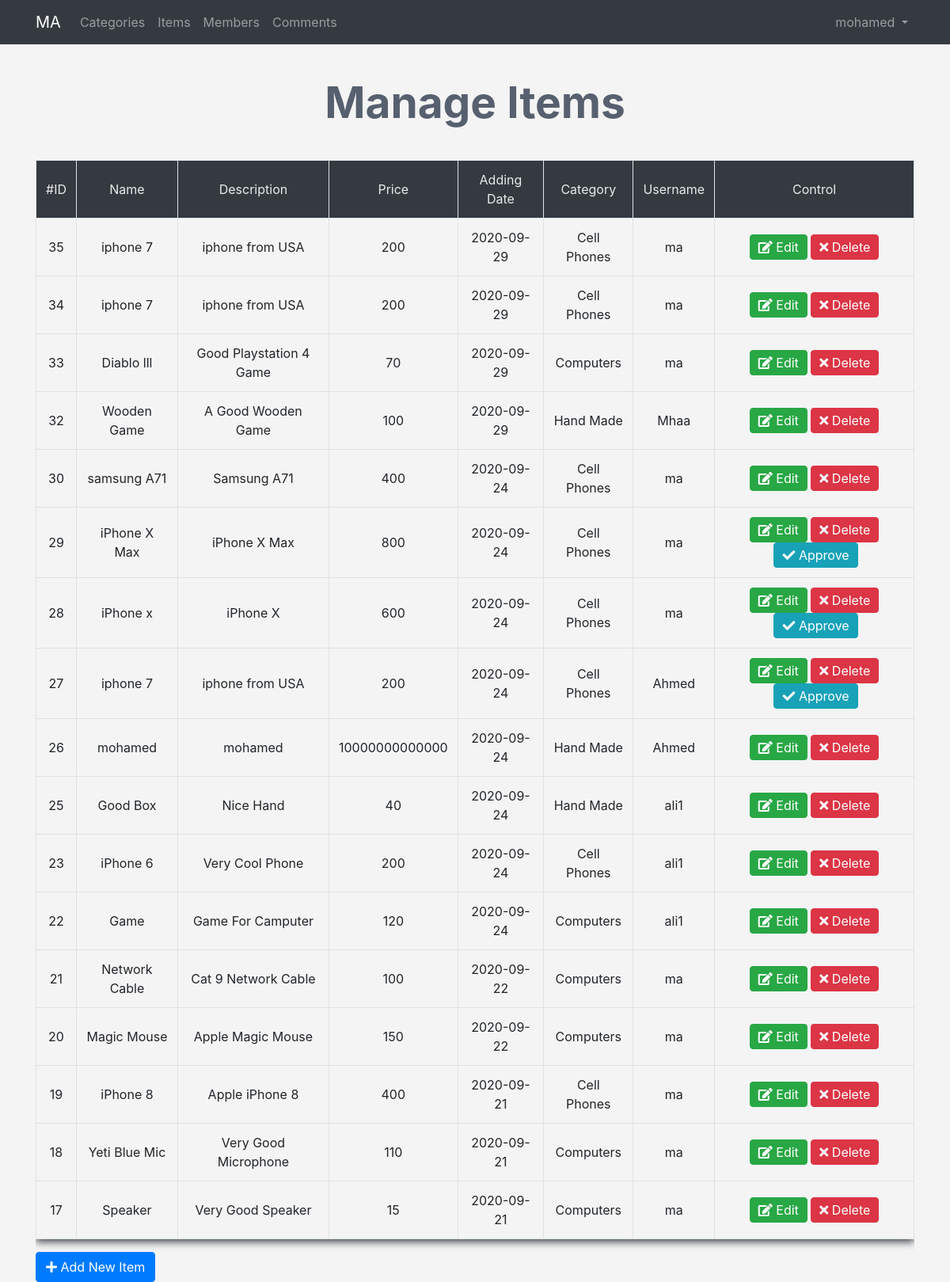
Screenshot of /admin/items.php (signed in) with the database file from the repository.
### tables this page shows
CREATE TABLE `items` (
  `Item_ID` int(11) NOT NULL,
  `Name` varchar(255) NOT NULL,
  `Description` text NOT NULL,
  `Price` varchar(255) NOT NULL,
  `Add_Date` date NOT NULL,
  `Country_Made` varchar(255) NOT NULL,
  `Image` varchar(255) NOT NULL,
  `Status` varchar(255) NOT NULL,
  `Rating` smallint(6) NOT NULL,
  `Approve` tinyint(4) NOT NULL DEFAULT 0,
  `Cat_ID` int(11) NOT NULL,
  `Member_ID` int(11) NOT NULL,
  `tags` varchar(255) NOT NULL
);

CREATE TABLE `categories` (
  `ID` int(11) NOT NULL,
  `Name` varchar(255) NOT NULL,
  `Description` text NOT NULL,
  `parent` int(11) NOT NULL,
  `Ordering` int(11) DEFAULT NULL,
  `Visibility` tinyint(4) NOT NULL DEFAULT 0,
  `Allow_Comment` tinyint(4) NOT NULL DEFAULT 0,
  `Allow_Ads` tinyint(4) NOT NULL DEFAULT 0
);

CREATE TABLE `users` (
  `userID` int(11) NOT NULL COMMENT 'to identify user',
  `Username` varchar(255) NOT NULL COMMENT 'username to login',
  `Password` varchar(255) NOT NULL COMMENT 'password to login',
  `Email` varchar(255) NOT NULL,
  `FullName` varchar(255) NOT NULL,
  `GroupID` int(11) NOT NULL DEFAULT 0 COMMENT 'identify user group',
  `TrustStatus` int(11) NOT NULL DEFAULT 0 COMMENT 'seller rank',
  `RegStatus` int(11) NOT NULL DEFAULT 0 COMMENT 'user approval',
  `Date` date DEFAULT NULL,
  `avatar` varchar(255) NOT NULL
);

### admin/items.php (the view, shortened to what this page needs)
<?php
  if(isset($_SESSION['Username'])) {
    $do = isset($_GET['do']) ? $_GET['do'] : 'Manage';
  }if($do == 'Manage'){
    $stmt = $con->prepare(" SELECT items.* , categories.Name AS category_name, users.Username
                            FROM items
                            INNER JOIN categories
                            ON categories.ID = items.Cat_ID
                            INNER JOIN users
                            ON users.userID = items.Member_ID
                            ORDER BY
                                iTEM_id DESC");
    $stmt->execute();
    $items = $stmt->fetchAll();
    if (! empty($items)){
?>
  <h1 class="text-center">Manage Items</h1>
  <div class="container">
    <div class="table-responsive">
      <table class="main-table text-center table table-bordered">
        <tr>
          <td>#ID</td>
          <td>Name</td>
          <td>Description</td>
          <td>Price</td>
          <td>Adding Date</td>
          <td>Category</td>
          <td>Username</td>
          <td>Control</td>
        </tr>
        <?php
          foreach($items as $item){
            echo "<tr>";
              echo "<td>" . $item['Item_ID'] . "</td>";
              echo "<td>" . $item['Name'] . "</td>";
              echo "<td>" . $item['Description'] . "</td>";
              echo "<td>" . $item['Price'] . "</td>";
              echo "<td>" . $item['Add_Date'] . "</td>";
              echo "<td>" . $item['category_name'] . "</td>";
              echo "<td>" . $item['Username'] . "</td>";
              echo '<td>
                     <a href="items.php?do=Edit&itemid='.$item['Item_ID'].'" class="btn btn-success"><i class="fa fa-edit"></i> Edit</a>
                     <a href="items.php?do=Delete&itemid='.$item['Item_ID'].'" class="btn btn-danger confirm"><i class="fa fa-close"></i> Delete </a>';
                     if($item['Approve'] == 0){
                      echo '<a href="items.php?do=Approve&itemid='.$item['Item_ID'].'" class="btn btn-info activate"><i class="fa fa-check"></i> Approve</a>';
                     }
              echo '</td>';
            echo "</tr>";
          }
        ?>
      </table>
    </div>
    <a href='?do=Add' class="btn btn-primary"><i class="fa fa-plus"></i> Add New Item </a>
  <?php }else{?>
    <div class="container">
    <div class="alert alert-info">There's No Record To Show</div>
    <a href='?do=Add' class="btn btn-primary"><i class="fa fa-plus"></i> Add New Item </a>
    <?php }?>
    </div>
  <?php
    }
  else{
  header('Location: index.php');
  exit();
  }
  include $tpl . 'footer.php';
?>

### admin/layout/css/backend.css (style rules this page uses)
body { background-color: #f4f4f4; }
h1 { font-size: 55px; margin: 40px; color: #57606f; font-weight: bold; }
.main-table { box-shadow: 0 3px 10px #343a40; }
.main-table td { vertical-align: middle !important; }
.main-table tr:first-child td { background-color: #343a40; color: #eaeaea; }
.main-table .btn { padding: 3px 10px; }
.main-table .activate { margin-left: 4px; }

### rows the page displays
items: Item_ID "35", Name "iphone 7", Description "iphone from USA", Price "200", Add_Date "2020-09-29", Cat_ID.Name "Cell Phones", Member_ID.Username "ma"
items: Item_ID "34", Name "iphone 7", Description "iphone from USA", Price "200", Add_Date "2020-09-29", Cat_ID.Name "Cell Phones", Member_ID.Username "ma"
items: Item_ID "33", Name "Diablo lll", Description "Good Playstation 4 Game", Price "70", Add_Date "2020-09-29", Cat_ID.Name "Computers", Member_ID.Username "ma"
items: Item_ID "32", Name "Wooden Game", Description "A Good Wooden Game", Price "100", Add_Date "2020-09-29", Cat_ID.Name "Hand Made", Member_ID.Username "Mhaa"
items: Item_ID "30", Name "samsung A71", Description "Samsung A71", Price "400", Add_Date "2020-09-24", Cat_ID.Name "Cell Phones", Member_ID.Username "ma"
items: Item_ID "29", Name "iPhone X Max", Description "iPhone X Max", Price "800", Add_Date "2020-09-24", Cat_ID.Name "Cell Phones", Member_ID.Username "ma"
items: Item_ID "28", Name "iPhone x", Description "iPhone X", Price "600", Add_Date "2020-09-24", Cat_ID.Name "Cell Phones", Member_ID.Username "ma"
items: Item_ID "27", Name "iphone 7", Description "iphone from USA", Price "200", Add_Date "2020-09-24", Cat_ID.Name "Cell Phones", Member_ID.Username "Ahmed"
items: Item_ID "26", Name "mohamed", Description "mohamed", Price "10000000000000", Add_Date "2020-09-24", Cat_ID.Name "Hand Made", Member_ID.Username "Ahmed"
items: Item_ID "25", Name "Good Box", Description "Nice Hand", Price "40", Add_Date "2020-09-24", Cat_ID.Name "Hand Made", Member_ID.Username "ali1"
items: Item_ID "23", Name "iPhone 6", Description "Very Cool Phone", Price "200", Add_Date "2020-09-24", Cat_ID.Name "Cell Phones", Member_ID.Username "ali1"
items: Item_ID "22", Name "Game", Description "Game For Camputer", Price "120", Add_Date "2020-09-24", Cat_ID.Name "Computers", Member_ID.Username "ali1"
items: Item_ID "21", Name "Network Cable", Description "Cat 9 Network Cable", Price "100", Add_Date "2020-09-22", Cat_ID.Name "Computers", Member_ID.Username "ma"
items: Item_ID "20", Name "Magic Mouse", Description "Apple Magic Mouse", Price "150", Add_Date "2020-09-22", Cat_ID.Name "Computers", Member_ID.Username "ma"
items: Item_ID "19", Name "iPhone 8", Description "Apple iPhone 8", Price "400", Add_Date "2020-09-21", Cat_ID.Name "Cell Phones", Member_ID.Username "ma"
items: Item_ID "18", Name "Yeti Blue Mic", Description "Very Good Microphone", Price "110", Add_Date "2020-09-21", Cat_ID.Name "Computers", Member_ID.Username "ma"
items: Item_ID "17", Name "Speaker", Description "Very Good Speaker", Price "15", Add_Date "2020-09-21", Cat_ID.Name "Computers", Member_ID.Username "ma"

### other values shown
lang('HOME_ADMIN') "MA"
lang('CATEGORIES') "Categories"
lang('ITEMS') "Items"
lang('MEMBERS') "Members"
lang('COMMENTS') "Comments"
